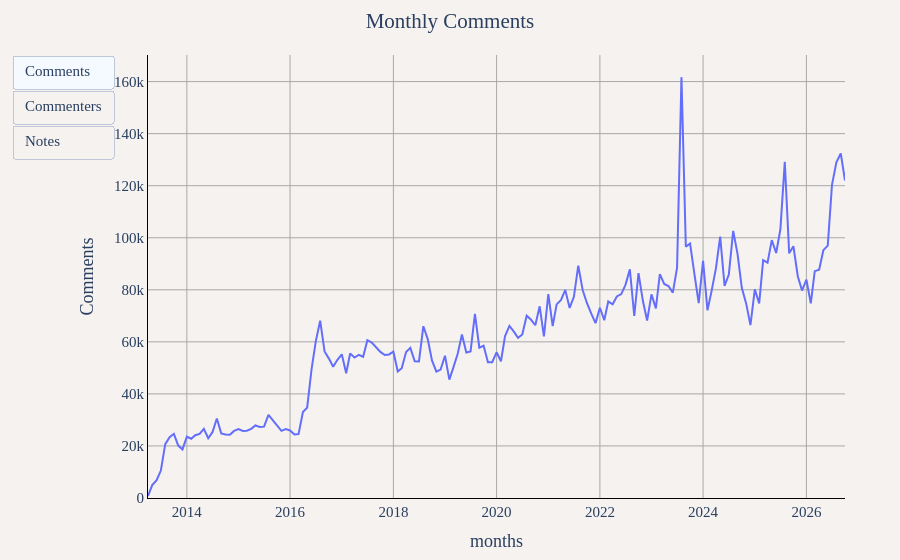

The notebook cell saved with this chart:
### Markdown cell above
## Notes Comments Activity

### Code cell
df = duckdb.sql("""
SELECT
    YEAR(timestamp) as year,
    MONTH(timestamp) as month,
    CONCAT(YEAR(timestamp), '-', LPAD(CAST(MONTH(timestamp) as VARCHAR), 2, '0')) as months,
    COUNT(*) as "Comments",
    COUNT(DISTINCT user_name) as "Commenters",
    COUNT(DISTINCT note_id) as "Notes with Comments"
FROM '../notes_comments_data/*.parquet'
WHERE user_name != ''
GROUP BY YEAR(timestamp), MONTH(timestamp)
ORDER BY year, month
""").df()

util.show_figure(
    [
        util.FigureConfig(
            title="Monthly Comments",
            label="Comments",
            x_col="months",
            y_col="Comments",
            query_or_df=df,
        ),
        util.FigureConfig(
            title="Monthly Commenters",
            label="Commenters",
            x_col="months",
            y_col="Commenters",
            query_or_df=df,
        ),
        util.FigureConfig(
            title="Monthly Notes with Comments",
            label="Notes",
            x_col="months",
            y_col="Notes with Comments",
            query_or_df=df,
        ),
    ]
)

### Figure 1 — Plotly figure (JSON) as saved in the notebook; plotly's stock layout.template omitted (floating-point values rounded to 4 significant figures; data arrays with more than 128 entries replaced by an {"elided": "..."} marker saying what was removed)
{"data": [{"hovertemplate": "Comments<br>%{x}<br>%{y:,} Comments<extra></extra>", "name": "Comments", "type": "scatter", "visible": true, "x": {"elided": "163 str values"}, "y": {"elided": "163 int values"}}, {"hovertemplate": "Comments<br>%{x}<br>%{y:,} Commenters<extra></extra>", "name": "Comments", "type": "scatter", "visible": false, "x": {"elided": "163 str values"}, "y": {"elided": "163 int values"}}, {"hovertemplate": "Comments<br>%{x}<br>%{y:,} Notes with Comments<extra></extra>", "name": "Comments", "type": "scatter", "visible": false, "x": {"elided": "163 str values"}, "y": {"elided": "163 int values"}}], "layout": {"barmode": "stack", "font": {"family": "Times", "size": 15}, "margin": {"b": 55, "l": 55, "r": 55, "t": 55}, "paper_bgcolor": "#f5f2f0", "plot_bgcolor": "#f5f2f0", "title": {"text": "Monthly Comments", "x": 0.5}, "updatemenus": [{"buttons": [{"args": [{"visible": [true, false, false]}, {"title.text": "Monthly Comments", "xaxis.title.text": "months", "yaxis.title.text": "Comments"}], "label": "Comments", "method": "update"}, {"args": [{"visible": [false, true, false]}, {"title.text": "Monthly Commenters", "xaxis.title.text": "months", "yaxis.title.text": "Commenters"}], "label": "Commenters", "method": "update"}, {"args": [{"visible": [false, false, true]}, {"title.text": "Monthly Notes with Comments", "xaxis.title.text": "months", "yaxis.title.text": "Notes with Comments"}], "label": "Notes", "method": "update"}], "type": "buttons"}], "xaxis": {"gridcolor": "darkgray", "linecolor": "black", "showgrid": true, "tickcolor": "black", "title": {"text": "months"}, "zerolinecolor": "darkgray"}, "yaxis": {"gridcolor": "darkgray", "linecolor": "black", "rangemode": "tozero", "showgrid": true, "tickcolor": "black", "title": {"text": "Comments"}, "zerolinecolor": "darkgray"}}}
